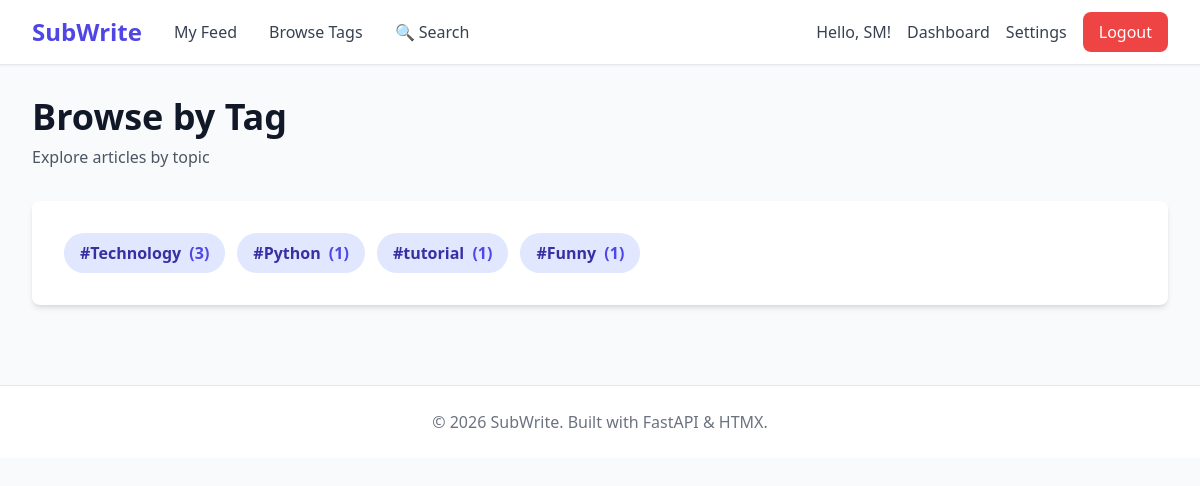
The app's page /tags (signed in) with its own data.
### app/models/user.py (models this page shows)
class User(Base):
    __tablename__ = "users"
    id = Column(Integer, primary_key=True, index=True)
    email = Column(String, unique=True, index=True, nullable=False)
    username = Column(String, unique=True, index=True, nullable=False)
    hashed_password = Column(String, nullable=False)
    full_name = Column(String)
    bio = Column(Text, nullable=True)
    profile_image = Column(String, nullable=True)
    twitter_url = Column(String, nullable=True)
    github_url = Column(String, nullable=True)
    website_url = Column(String, nullable=True)
    is_active = Column(Boolean, default=True)
    is_writer = Column(Boolean, default=False)
    is_verified = Column(Boolean, default=False)  # NEW: Email verification status
    verification_token = Column(String, nullable=True)  # NEW: Email verification token
    reset_token = Column(String, nullable=True)  # NEW: Password reset token
    reset_token_expires = Column(DateTime, nullable=True)  # NEW: Reset token expiry
    created_at = Column(DateTime, default=datetime.utcnow)
    articles = relationship("Article", back_populates="author")

### app/models/article.py (models this page shows, shortened)
class Article(Base):
    __tablename__ = "articles"
    id = Column(Integer, primary_key=True, index=True)
    title = Column(String, nullable=False)
    subtitle = Column(String)
    content = Column(Text, nullable=False)
    tags = Column(String, nullable=True)  # NEW: Store tags as comma-separated string
    author_id = Column(Integer, ForeignKey("users.id"))
    is_published = Column(Boolean, default=False)
    created_at = Column(DateTime, default=datetime.utcnow)
    updated_at = Column(DateTime, default=datetime.utcnow, onupdate=datetime.utcnow)
    author = relationship("User", back_populates="articles")

### app/routes/pages.py (the view)
@router.get("/tags", response_class=HTMLResponse)
async def all_tags_page(
        request: Request,
        db: Session = Depends(get_db),
        current_user: User = Depends(get_current_user_optional)
):
    articles = db.query(Article).filter(
        Article.is_published == True,
        Article.tags.isnot(None)
    ).all()
    tag_counts = {}
    for article in articles:
        for tag in article.get_tags_list():
            tag_counts[tag] = tag_counts.get(tag, 0) + 1
    sorted_tags = sorted(tag_counts.items(), key=lambda x: x[1], reverse=True)
    return templates.TemplateResponse("tags.html", {
        "request": request,
        "tags": sorted_tags,
        "current_user": current_user
    })

### app/templates/tags.html (shortened to what this page needs)
{% extends "base.html" %}
{% block content %}
<div class="max-w-6xl mx-auto">
    <div class="mb-8">
        <h1 class="text-4xl font-bold text-gray-900 mb-2">Browse by Tag</h1>
        <p class="text-gray-600">Explore articles by topic</p>
    </div>
    {% if tags %}
        <div class="bg-white rounded-lg shadow-md p-8">
            <div class="flex flex-wrap gap-3">
                {% for tag, count in tags %}
                <a href="/tag/{{ tag }}"
                   class="bg-indigo-100 text-indigo-800 px-4 py-2 rounded-full font-semibold hover:bg-indigo-200 transition">
                    #{{ tag }}
                    <span class="text-indigo-600 ml-1">({{ count }})</span>
                </a>
                {% endfor %}
            </div>
        </div>
    {% else %}
        <div class="bg-white rounded-lg shadow-md p-12 text-center">
            <p class="text-gray-500 text-lg">No tags yet. Start writing articles with tags!</p>
        </div>
    {% endif %}
</div>
{% endblock %}

### app/templates/base.html (shortened to what this page needs)
<!DOCTYPE html>
<html lang="en">
<head>
    <script src="https://cdn.tailwindcss.com"></script>
    <link rel="stylesheet" href="{{ url_for('static', path='/css/style.css') }}">
</head>
<body class="bg-gray-50">
<nav class="bg-white shadow-sm border-b">
    <div class="max-w-7xl mx-auto px-4 sm:px-6 lg:px-8">
        <div class="flex justify-between h-16">
            <div class="flex items-center space-x-8">
                    <a href="/" class="text-2xl font-bold text-indigo-600">SubWrite</a>
                    {% if current_user %}
                        <a href="/feed" class="text-gray-700 hover:text-indigo-600">My Feed</a>
                    {% endif %}
                    <a href="/tags" class="text-gray-700 hover:text-indigo-600">Browse Tags</a>
                    <a href="/search" class="text-gray-700 hover:text-indigo-600">🔍 Search</a>
            </div>
            <div class="flex items-center space-x-4">
                {% if current_user %}
                    <a href="/profile/{{ current_user.username }}" class="text-gray-700 hover:text-indigo-600">
                        Hello, {{ current_user.username }}!
                    </a>
                    {% if current_user.is_writer %}
                        <a href="/dashboard" class="text-gray-700 hover:text-indigo-600">Dashboard</a>
                    {% endif %}
                    <a href="/settings" class="text-gray-700 hover:text-indigo-600">Settings</a>
                    <a href="/logout" class="bg-red-500 text-white px-4 py-2 rounded-lg hover:bg-red-600">Logout</a>
                {% else %}
                    <a href="/login" class="text-gray-700 hover:text-indigo-600">Login</a>
                    <a href="/register" class="bg-indigo-600 text-white px-4 py-2 rounded-lg hover:bg-indigo-700">Sign Up</a>
                {% endif %}
            </div>
        </div>
    </div>
</nav>
    <main class="max-w-7xl mx-auto px-4 sm:px-6 lg:px-8 py-8">
        {% block content %}{% endblock %}
    </main>
    <footer class="bg-white border-t mt-12">
        <div class="max-w-7xl mx-auto px-4 sm:px-6 lg:px-8 py-6">
            <p class="text-center text-gray-500">© 2026 SubWrite. Built with FastAPI & HTMX.</p>
        </div>
    </footer>
</body>
</html>

### records on screen
User: username "SM"
Article: tags "Funny", is_published "1"

### other values on screen
{{ tag }} "Technology" "Python" "tutorial"
{{ count }} "3" "1" "1"
